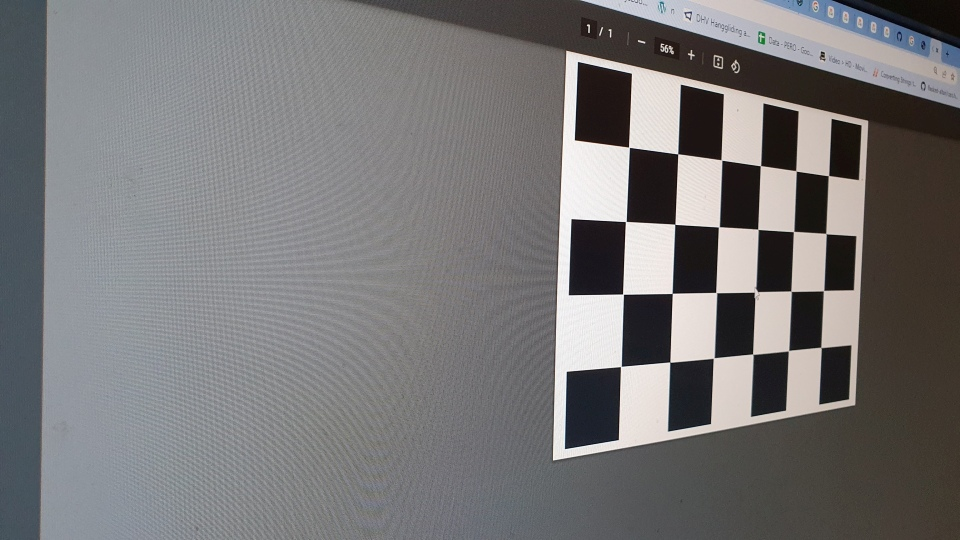
#> input picture data/20221212_235041.jpg, 960 x 540 px, given as the content of the folder ../data/20221212_235041.jpg, which was not available
$ python pov_du01_calibrate.py --path ../data/20221212_235041.jpg --output-file out.png   (older library calls are emulated)
#> lines starting #> are read from the running program, lines starting #| are printed output that depends on the picture
import argparse
import glob
import cv2
import os
import logging

import numpy as np


def parseargs():
    parser = argparse.ArgumentParser('Calibrate camera from chessboard images.')
    parser.add_argument('-p', '--path', required=True, help='Path to images. All .jpg files from this directory will be used for calibration.')
    parser.add_argument('-o', '--output-file', required=True, help='Where to save the calibration camera parameters.')
    parser.add_argument('--chessboard-rows', default=6, type=int, help='Number of chessboard inner corners.')
    parser.add_argument('--chessboard-cols', default=4, type=int, help='Number of chessboard inner corners.')
    args = parser.parse_args()
    return args


def main():
    args = parseargs()

    # The size of the chessboard. Only the inner corners (not the chessboard edge).
    chessboard_rows = args.chessboard_rows
    chessboard_cols = args.chessboard_cols

    # Termination criteria for subpixel chessboard corner localization.
    criteria = (cv2.TERM_CRITERIA_EPS + cv2.TERM_CRITERIA_MAX_ITER, 30, 0.001)

    image_points = []

    # Iterate over all .jpg images in args.path directory
    for image_path in glob.glob(os.path.join(args.path, '*.jpg')):
        img = cv2.imread(image_path, cv2.IMREAD_GRAYSCALE)
#> img: shape (540, 960); min 0, max 253, mean 118.2
        if img is None:
            logging.error(f'Unable to read image"{image_path}".')
            exit(-1)

        ret, corners = cv2.findChessboardCorners(img, (chessboard_rows, chessboard_cols), None)
#> ret = True; corners = 24 rows, first 8: [629, 147.3], [677.6, 153.8], [721.5, 160], [760.4, 165.6], [796, 170.8], [828.4, 175.5], [625.8, 221.5], [674.8, 224.3]
        if not ret:
            logging.warning(f'Failed to find chessboard in "{image_path}".')
            continue

        # Refine the corner position to subpixel precision.
        corners = cv2.cornerSubPix(img, corners, (11, 11), (-1, -1), criteria)
#> corners = 24 rows, first 8: [628.9, 147.3], [677.7, 153.8], [721.4, 160], [760.5, 165.6], [796, 170.9], [828.5, 175.6], [625.7, 221.5], [674.8, 224.2]
        image_points.append(corners)

        img = np.stack([img, img, img], axis=2)
#> img: shape (540, 960, 3)
        cv2.drawChessboardCorners(img, (chessboard_rows, chessboard_cols), corners, ret)
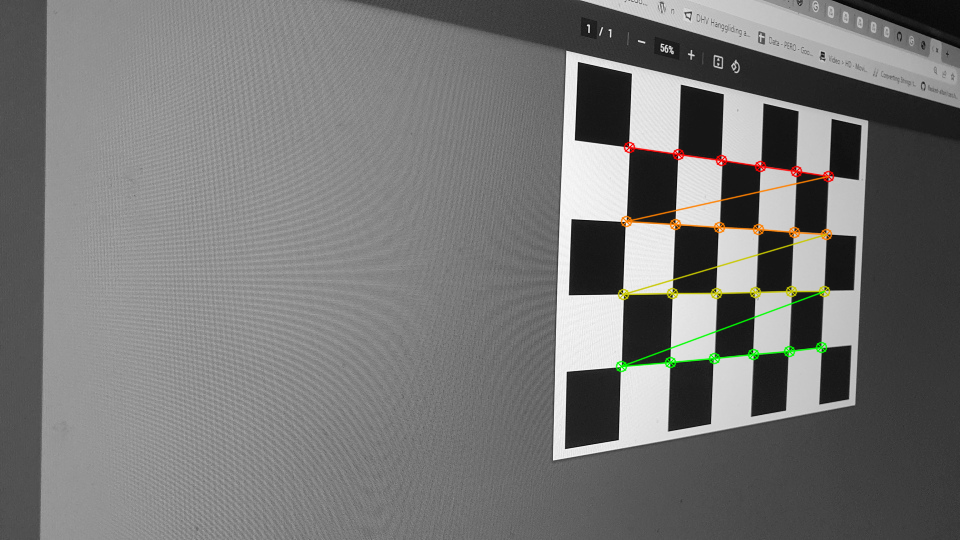
#> img: shape (540, 960, 3); mean of channels 0, 1, 2 117.4, 118.4, 118.4; drawn as B, G, R
        cv2.imshow('output', img)
        cv2.waitKey(50)

    # The chessboard is the center of the universe :) - it is the stable object (reference coordinate frame)
    # and the camera is moving around it.
    # Prepare 3D coordinates of the chessboard corners - the z coordinate of chessboard is 0
    # the coordinates are (0,0,0), (1,0,0), (2,0,0) ....,(6,5,0)
    board_points = np.zeros((chessboard_cols * chessboard_rows, 3), np.float32)
    board_points[:, :2] = np.mgrid[0:chessboard_rows, 0:chessboard_cols].T.reshape(-1, 2)

    # These are board 3D coordinates for each view

    ### 1ST ERROR
    ### OLD LINE: world_boards_points = [board_points for i in range(4)]
    world_boards_points = [board_points for i in range(len(image_points))]
#> world_boards_points = 1 item


    # Get the camera calibration
    # mtx - intrinsic camera params as 3x3 matrix - contains focal lengths and projection centers
    # dist - camera distortion coefficients
    # rvecs, tvecs - pose for each chesboard view
    img_shape = (img.shape[1], img.shape[0])
#> img_shape = (960, 540)
    ### 2ND ERROR
    ### OLD LINE: ret, mtx, dist, rvecs, tvecs = cv2.calibrateCamera(image_points, world_boards_points, img_shape, None, None)
    ret, mtx, dist, rvecs, tvecs = cv2.calibrateCamera(world_boards_points, image_points, img_shape, None, None)
#> ret = 0.155; mtx = [[791.5, 0, 425.3], [0, 748.7, 286.1], [0, 0, 1]]; dist = [[0.467, -2.01, -0.00239, -0.0202, 3.14]]; rvecs = ([0.0436, -0.622, 0.00839],); tvecs = ([2.64, -1.88, 10.37],)

    # Save camera calibration to file, we will need this later.
    np.savez(args.output_file, mtx=mtx, dist=dist)

    # The question is: If you have some distortion parameters, what would be good crop region after the distortion is removed.
    # The fourth parameter controlls how much the image should be cropped (values 0-1)
    mtx, roi = cv2.getOptimalNewCameraMatrix(mtx, dist, (img.shape[1], img.shape[0]), 0.2, img_shape)
#> mtx = [[861.7, 0, 425.5], [0, 817.8, 282.9], [0, 0, 1]]; roi = (2, 5, 951, 531)

    # Undistort the image (try to recover perfect projective view with no camera distortions.
    # mapx, mapy contain mapping for each pixel and cv2.remap performs fast geometric transformation using these per-pixel displacements
    ### 2ND ERROR
    mapx, mapy = cv2.initUndistortRectifyMap(mtx, dist, None, mtx, (img.shape[1], img.shape[0]), cv2.CV_32FC2)
    #mapx, mapy = cv2.initUndistortRectifyMap(mtx, dist, None, mtx, (img.shape[1], img.shape[0]), cv2.CV_32FC1)


    img_undistorted = cv2.remap(img, mapx, mapy, cv2.INTER_LINEAR)
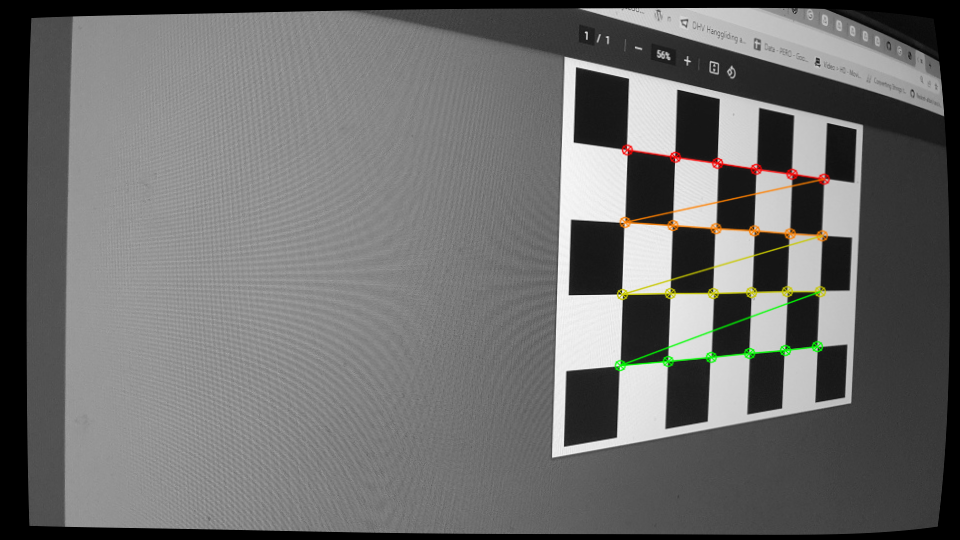
#> img_undistorted: shape (540, 960, 3); mean of channels 0, 1, 2 108.3, 109.3, 109.4; drawn as B, G, R

    # Crop and show the undistorted image.
    x, y, w, h = roi
#> x = 2; y = 5; w = 951; h = 531
    img_undistorted = img_undistorted[y:y+h, x:x+w]
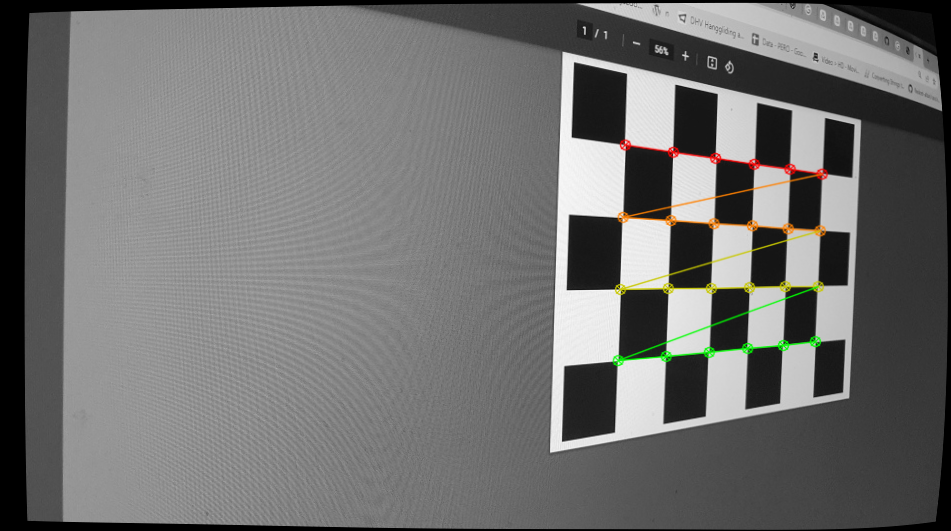
#> img_undistorted: shape (531, 951, 3); mean of channels 0, 1, 2 111.2, 112.2, 112.3; drawn as B, G, R
    cv2.imshow('undistorted', img_undistorted)
    cv2.imwrite('calibresult.png', img_undistorted)
    cv2.waitKey(0)


if __name__ == '__main__':
    main()

$ run again, on data/20221212_235045.jpg
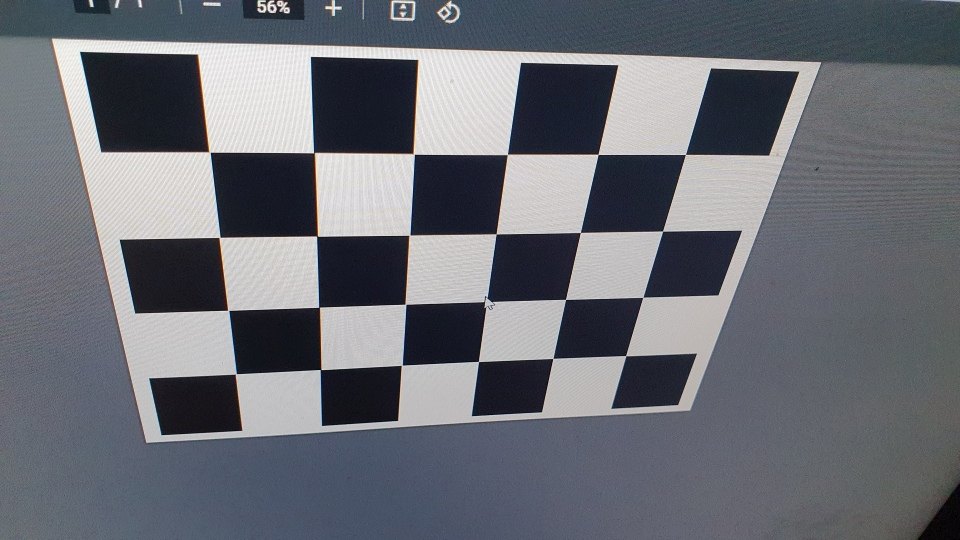
#> input picture data/20221212_235045.jpg, 960 x 540 px, given as the content of the folder ../data/20221212_235045.jpg, which was not available
#> in main, `ret, corners = cv2.findChessboardCorners(img, (chessboard_rows, chessb..`: ret = True; corners = 24 rows, first 8: [209.9, 152.4], [313.8, 152.7], [414.2, 154.3], [507.3, 154.5], [598, 154.4], [685.4, 154.5], [219.6, 237.3], [316.9, 236.1]
#> in main, `corners = cv2.cornerSubPix(img, corners, (11, 11), (-1, -1), criteria)`: corners = 24 rows, first 8: [209.5, 152], [313.9, 152.6], [413.7, 153.9], [507.3, 154.4], [598.1, 154.4], [685.5, 154.5], [219.5, 237.4], [316.9, 236.2]
#> in main, `cv2.drawChessboardCorners(img, (chessboard_rows, chessboard_cols), cor..`:
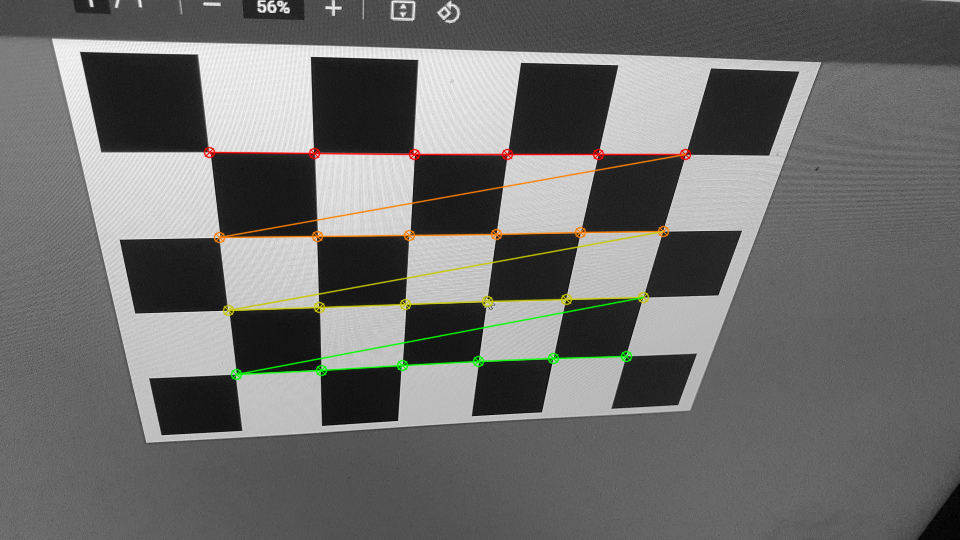
#> img: shape (540, 960, 3); mean of channels 0, 1, 2 107.9, 109.5, 109.7; drawn as B, G, R
#> world_boards_points = 1 item
#> in main, `ret, mtx, dist, rvecs, tvecs = cv2.calibrateCamera(world_boards_points..`: ret = 0.239; mtx = [[740.4, 0, 464.1], [0, 733, 281.5], [0, 0, 1]]; dist = [[0.578, -4.76, 0.00217, 0.00217, 12.95]]; rvecs = ([0.64, -0.189, 0.0349],); tvecs = ([-2.49, -1.28, 7.38],)
#> in main, `mtx, roi = cv2.getOptimalNewCameraMatrix(mtx, dist, (img.shape[1], img..`: mtx = [[1354.1, 0, 505.2], [0, 1367.2, 273.4], [0, 0, 1]]; roi = (35, 30, 888, 484)
#> x = 35; y = 30; w = 888; h = 484
#> in main, `img_undistorted = img_undistorted[y:y+h, x:x+w]`:
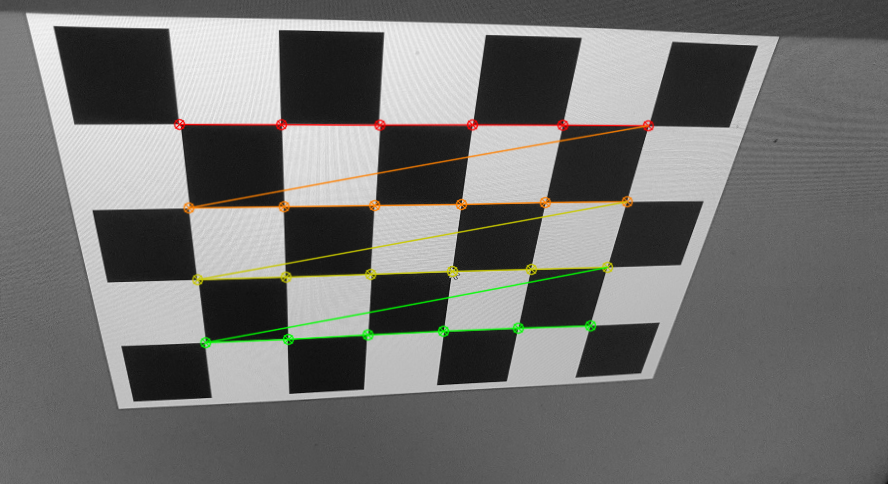
#> img_undistorted: shape (484, 888, 3); mean of channels 0, 1, 2 110.8, 112.7, 112.9; drawn as B, G, R

$ run again, on data/20221212_235050.jpg
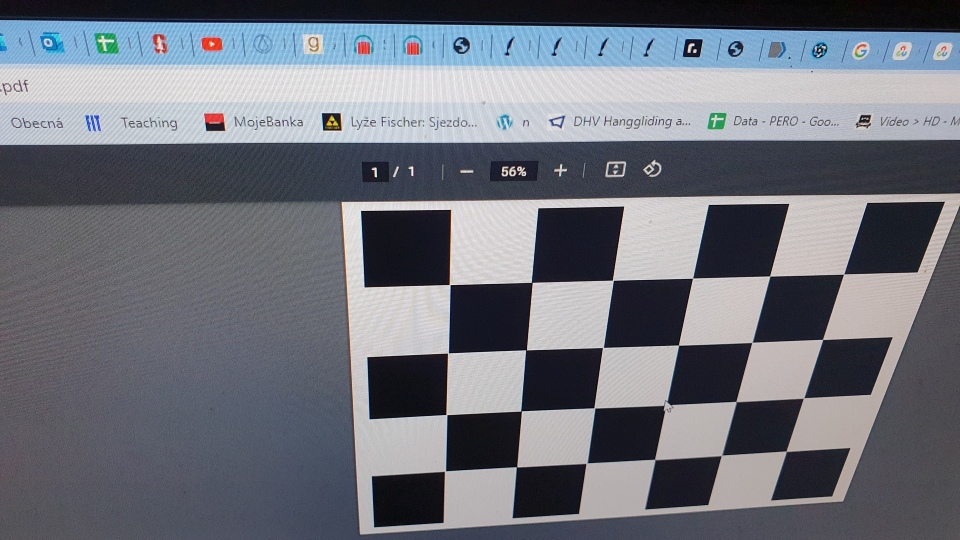
#> input picture data/20221212_235050.jpg, 960 x 540 px, given as the content of the folder ../data/20221212_235050.jpg, which was not available
#> in main, `ret, corners = cv2.findChessboardCorners(img, (chessboard_rows, chessb..`: ret = True; corners = 24 rows, first 8: [449.6, 284.6], [531.7, 282.4], [612.9, 280.4], [692.5, 278.2], [769.7, 276], [843.6, 274.1], [448, 353], [526.1, 349.8]
#> in main, `corners = cv2.cornerSubPix(img, corners, (11, 11), (-1, -1), criteria)`: corners = 24 rows, first 8: [449.7, 284.5], [531.6, 282.4], [612.7, 280.3], [692.6, 278.2], [769.7, 276], [843.6, 274], [448, 352.9], [526.1, 349.8]
#> in main, `cv2.drawChessboardCorners(img, (chessboard_rows, chessboard_cols), cor..`:
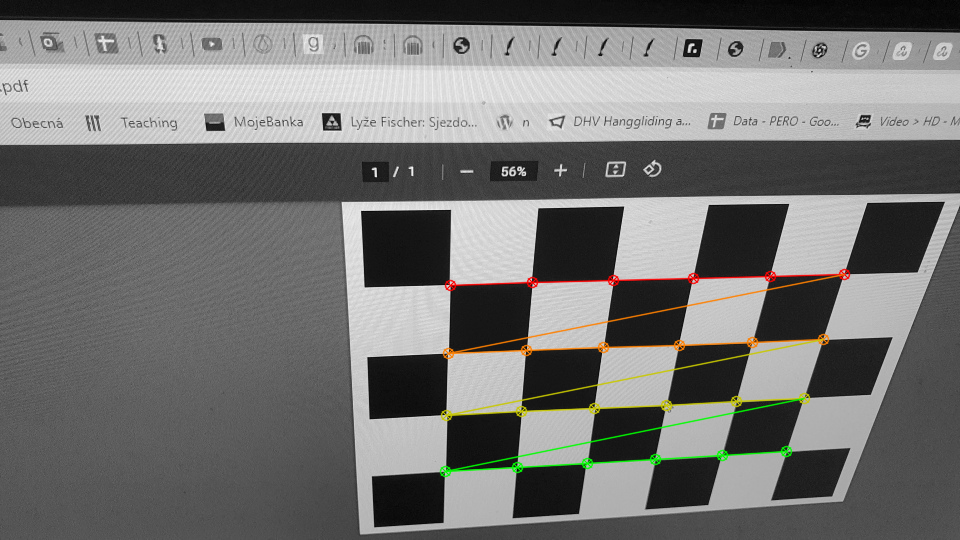
#> img: shape (540, 960, 3); mean of channels 0, 1, 2 113.2, 114.7, 114.8; drawn as B, G, R
#> world_boards_points = 1 item
#> in main, `ret, mtx, dist, rvecs, tvecs = cv2.calibrateCamera(world_boards_points..`: ret = 0.182; mtx = [[742.8, 0, 489.6], [0, 732, 290], [0, 0, 1]]; dist = [[0.333, -2.12, -0.0042, 0.00278, 4.06]]; rvecs = ([0.521, -0.14, 0.0103],); tvecs = ([-0.479, -0.0668, 8.87],)
#> in main, `mtx, roi = cv2.getOptimalNewCameraMatrix(mtx, dist, (img.shape[1], img..`: mtx = [[848.2, 0, 481], [0, 829.3, 282.3], [0, 0, 1]]; roi = (12, 9, 939, 525)
#> x = 12; y = 9; w = 939; h = 525
#> in main, `img_undistorted = img_undistorted[y:y+h, x:x+w]`:
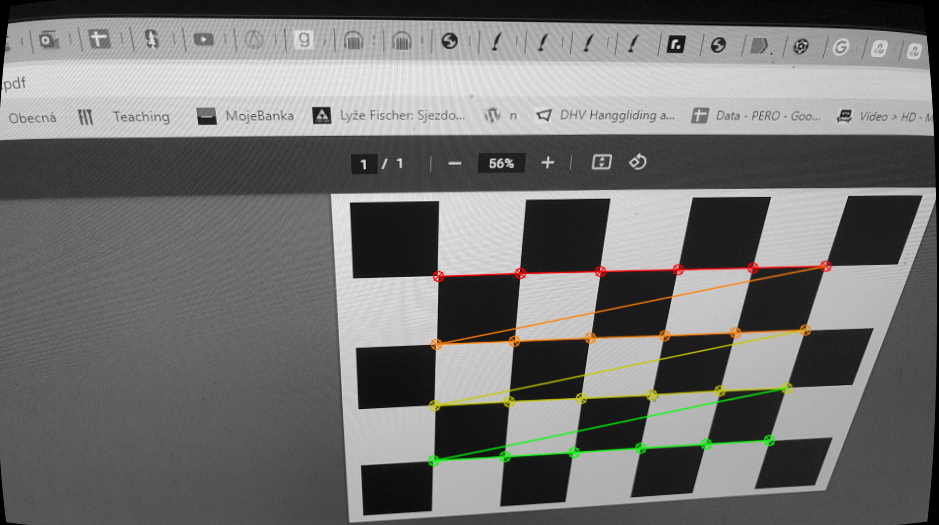
#> img_undistorted: shape (525, 939, 3); mean of channels 0, 1, 2 113.1, 114.6, 114.7; drawn as B, G, R
